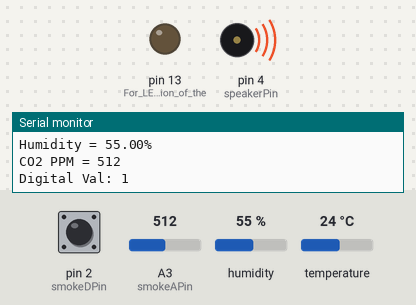
Recording of a sketch running on a simulated Arduino Uno, built with avr-gcc and run on an emulated ATmega328P. Parts: output pins drawn as LEDs (lit = HIGH), buzzer (waves = sounding), the last lines printed to the serial monitor. The inputs (shaded band) are chosen by the test bench; at power-on: pin 2 (smokeDPin) HIGH, A3 (smokeAPin) = 512, humidity 55 %, temperature 24 °C.

Above: at 2.7 s.
2.8 s: pin 2 (smokeDPin) pulled LOW for 2.3 s
At 5.6 s:
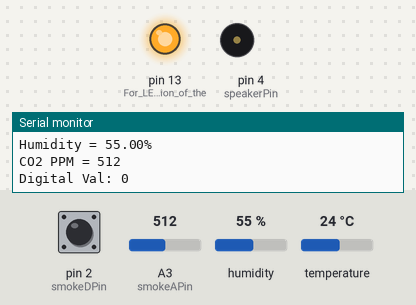
Timing chart, 0 to 12.6 s (numbered marks = the images above; inputs shaded):
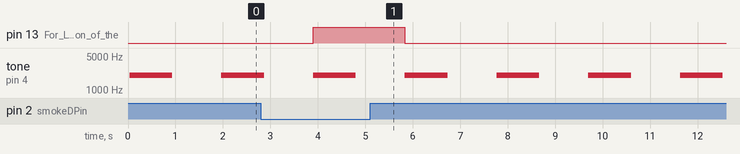

The sketch:

sensor_with_sound.ino
```cpp
/*
Include the Digitial Humidity Temperature (DHT/dht) library
Declare the pin being used for the dht sensor
Create a DHT object

*/
#include <DHT22.h>
int dhtPin = 7;
DHT22 dht(dhtPin);
int smokeSensorVal; // Variable to store analog sensor value
int smokeDigitalVal; // Variable to store digital sensor value
float tempVal; // Variable to store temperature value
float humidVal; // Variable to store humidity value
int pitch = 2000; // Pitch level of speaker. Starting at 2000(Hz)
// Required Pins
const int smokeDPin = 2; // The digital pin for the smoke sensor
const int smokeAPin = A3; // The analog pin for the smoke sensor
const int speakerPin = 4; // The pin for LED (Will be converted into speaker pin)

void setup() {
  // put your setup code here, to run once:
  //Give dht and smoke sensor readings a place to be read.
  Serial.begin(9600);
  pinMode(13, OUTPUT); //For LED indication of the threshold LED
  pinMode (smokeDPin, INPUT); //For digital output from smoke sens
  pinMode(speakerPin, OUTPUT); // LED for when a threshold is reached

}

void loop() {
  // put your main code here, to run repeatedly:
  smokeSensorVal = analogRead(smokeAPin); // Get the CO2 ppm value
  smokeDigitalVal = digitalRead(smokeDPin); // Get digital value
  tempVal = dht.getTemperature(); // Get temperature read from dht
  humidVal = dht.getHumidity(); // Get humidity % from dht

  Serial.print("Temperature = ");
  Serial.print(tempVal); // Output temp to Serial monitor
  Serial.println(" degrees Celcius");
  Serial.print("Humidity = ");
  Serial.print(humidVal); // The same with humidity
  Serial.println("%");
  Serial.print("CO2 PPM = ");
  Serial.println(smokeSensorVal); // The same with C02 PPM
  Serial.print("Digital Val: ");
  Serial.println(smokeDigitalVal); // The same with digital value of smoke sensor

  // Testing gas concentration. 0 if out of bounds, 1 if within threshold. Turns on LED on sensor
  if (smokeDigitalVal == LOW)
   {
    digitalWrite(13, HIGH); // Turn on the LED
  }
  else
   {
    digitalWrite(13, LOW); // Turn off the LED
  }

  if (smokeSensorVal > 230 && tempVal > 23) {
    for (int i = 0; i < 6; i++) {
      tone(speakerPin, pitch, 150);
      delay(150);
    }
  }
  else if (smokeSensorVal > 230 || tempVal > 23) {
    // digitalWrite(LEDPin, HIGH); // Testing value readings
    for (int j = 0; j < 3; j++) {
    tone(speakerPin, pitch, 500);
      delay(500);
    }
  }

  else{
    // digitalWrite(LEDPin, LOW); // Testing value readings
  }
  delay(1000);
  /*
  digitalWrite(LEDPin, HIGH);
  delay(1000);
  digitalWrite(LEDPin, 100);
  delay(1000);
  digitalWrite(LEDPin, LOW);
  delay(500);*/

}
```

Measured:
- after the input at 2.8 s, pin 13 (For_LED_indication_of_the): LOW → HIGH after 1.1 s, → LOW 1.9 s later
- by itself, tone on pin 4 (speakerPin): alternates 2000 Hz for 0.90 s and silent for 1.0 s
